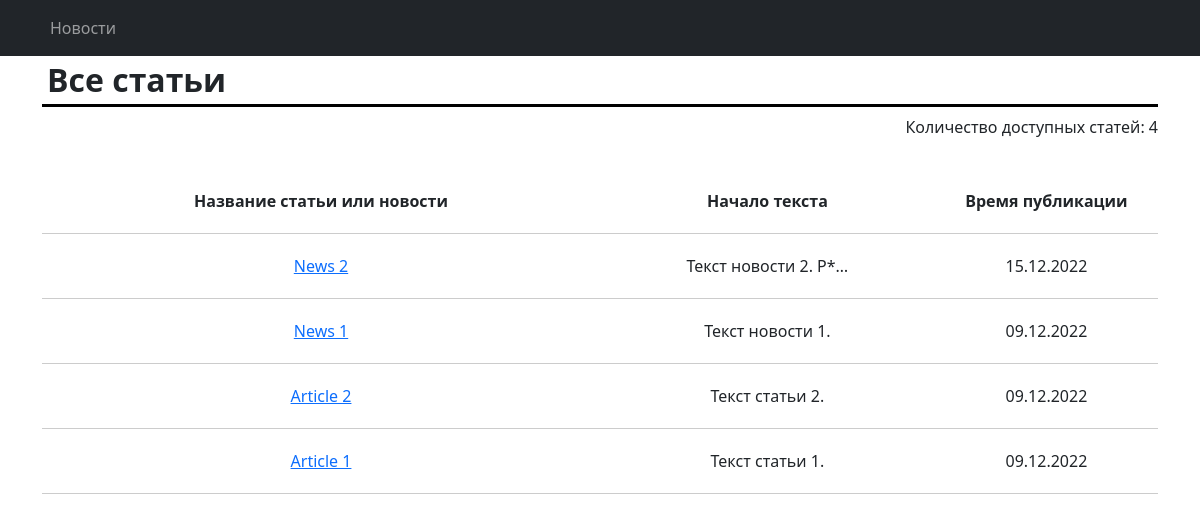
Page /news/ on the committed database.
### news/models.py (models this page shows, shortened)
class Post(models.Model):
    created_at = models.DateTimeField(auto_now_add=True)
    title = models.CharField(max_length=128)
    text = models.TextField()
    rating = models.SmallIntegerField(default=0)
    NEWS = 'N'
    ARTICLE = 'A'
    TYPES = (
        (NEWS, 'НОВОСТЬ'),
        (ARTICLE, 'СТАТЬЯ'),
    )
    category_type = models.CharField(
        max_length=1,
        choices=TYPES,
        default=ARTICLE
    )
    author = models.ForeignKey(
        Author,
        on_delete=models.CASCADE
    )
    post_category = models.ManyToManyField(
        Category,
        through='PostCategory'
    )

### news/views.py (the view)
# urls.py: path('', PostsList.as_view()),
class PostsList(ListView):
    model = Post
    ordering = '-created_at'
    template_name = 'posts.html'
    context_object_name = 'posts'
    def get_context_data(self, **kwargs):
        context = super().get_context_data(**kwargs)
        context['time_now'] = datetime.utcnow()
        context['next_post'] = None
        return context

### news/templatetags/custom_filters.py (called while the page is built)
@register.filter()
def censor(value):
    bad_words = ['редиска']
    if not isinstance(value, str):
        raise TypeError(f"Unresolved type '{type(value)}' expected  type 'str'")
    for word in value.split():
        if word.lower() in bad_words:
            value = value.replace(word, f"{word[0]}{'*' * (len(word) - 1)}")
    return value

### templates/posts.html (shortened to what this page needs)
{% extends 'default.html' %}
{% load custom_filters %}
{% block content %}
    <h1 class="page-header">Все статьи</h1>
    <div class="posts-count">Количество доступных статей: {{ posts|length }}</div>
    <div class="page-content">
    {% if posts %}
        <table class="posts-table">
        <col style="width: 50%;">
        <col style="width: 30%;">
        <col style="width: 20%;">
        <tr>
            <th>Название статьи или новости</th>
            <th>Начало текста</th>
            <th>Время публикации</th>
        </tr>
        {% for post in posts %}
            <tr>
                <td>
                    <a href="/news/{{ post.pk }}">{{ post.title|censor }}</a>
                </td>
                <td>{{ post.text|censor|truncatechars:20 }}</td>
                <td>{{ post.created_at|date:'d.m.Y' }}</td>
            </tr>
        {% endfor %}
        </table>
   {% else %}
        <h2>Свежих статей нет.</h2>
   {% endif %}
    </div>
{% endblock content %}

### static/css/custom_styles.css (style rules this page uses)
.page-header { font-weight: 700; font-size: 32px; text-align: left; padding: 5px; border-bottom: 3px #000000 solid; }
.page-content { margin-top: 30px; }
.posts-count { text-align: right; }
.posts-table { width: 100%; }
.posts-table th { padding: 20px; border-bottom: 1px #CCCCCC solid; font-weight: 700; text-align: center; }
.posts-table td { padding: 20px; border-bottom: 1px #CCCCCC solid; text-align: center; }

### rows in the picture
Post: title|censor "News 2", text|censor "Текст новости 2. Р*…", created_at "15.12.2022"
Post: title|censor "News 1", text|censor "Текст новости 1.", created_at "09.12.2022"
Post: title|censor "Article 2", text|censor "Текст статьи 2.", created_at "09.12.2022"
Post: title|censor "Article 1", text|censor "Текст статьи 1.", created_at "09.12.2022"

### other values in the picture
{{ posts|length }} "4"
